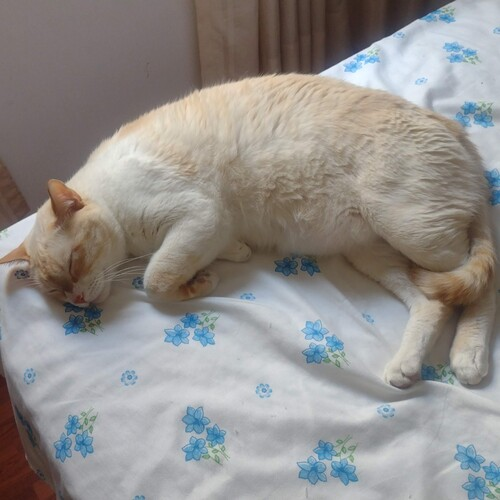
#> input picture CV/S3/liam3.jpeg, 500 x 500 px
$ python solution.py
#> lines starting #> are read from the running program, lines starting #| are printed output that depends on the picture
# pylint: disable=no-member
import cv2
import numpy as np
import matplotlib.pyplot as plt


def box(n: int) -> np.ndarray:
    if n % 2 == 0:
        raise ValueError("Kernel size must be odd")

    kernel = np.ones((n, n), np.float32) / (n * n)
    return kernel.astype(np.float32)


def bartlett(n: int) -> np.ndarray:
    if n % 2 == 0:
        raise ValueError("Kernel size must be odd")

    l = [x for x in range(1, (n + 1) // 2)]
    l += [x for x in range((n + 1) // 2, 0, -1)]

    kernel = [[l[i] * l[j] for j in range(n)] for i in range(n)]
    total_sum = np.sum(kernel)

    kernel = np.array(kernel) / total_sum

    return kernel.astype(np.float32)


def gaussian(n: int) -> np.ndarray:
    if n % 2 == 0:
        raise ValueError("Kernel size must be odd")

    coef = [1]
    for i in range(1, n):
        new_row = [1]
        for j in range(1, i):
            new_row.append(coef[j - 1] + coef[j])
        new_row.append(1)
        coef = new_row

    kernel = [[coef[i] * coef[j] for j in range(n)] for i in range(n)]
    total_sum = np.sum(kernel)

    kernel = np.array(kernel) / total_sum

    return kernel.astype(np.float32)


def laplacian(n: int) -> np.ndarray:
    if n % 2 == 0:
        raise ValueError("Kernel size must be odd")

    if n == 3:
        kernel = np.array([[0, 1, 0], [1, -4, 1], [0, 1, 0]], np.float32)
    elif n == 5:
        kernel = np.array(
            [
                [0, 0, 1, 0, 0],
                [0, 1, 2, 1, 0],
                [1, 2, -17, 2, 1],
                [0, 1, 2, 1, 0],
                [0, 0, 1, 0, 0],
            ],
            np.float32,
        )
    else:
        raise ValueError("Kernel size must be 3 or 5")

    return kernel.astype(np.float32)


def convolution(img: np.ndarray, kernel: np.ndarray, padding: int):
    width, height = img.shape[:2]
    isGray = len(img.shape) == 2

    if isGray:
        out = np.zeros((width, height), np.float32)
    else:
        out = np.zeros((width, height, 3), np.float32)

    for i in range(padding, width - padding):
        for j in range(padding, height - padding):
            if isGray:
                region = img[
                    i - padding : i + padding + 1, j - padding : j + padding + 1
                ]
                filtered_value = np.sum(region * kernel)
                out[i, j] = filtered_value
            else:
                for k in range(3):
                    region = img[
                        i - padding : i + padding + 1, j - padding : j + padding + 1, k
                    ]
                    filtered_value = np.sum(region * kernel)
                    out[i, j, k] = filtered_value

    out = np.clip(out, 0, 255).astype(np.uint8)
    return out


def filter(
    img: np.ndarray, type_kernel: str, kernel_size: int, padding_strategy: str
) -> np.ndarray:

    width, height = img.shape[:2]
    padding = kernel_size // 2

    # Paddings
    if padding_strategy == "constant":
        img = np.pad(
            img,
            pad_width=((padding, padding), (padding, padding), (0, 0)),
            mode="constant",
        )
    elif padding_strategy == "edge":
        img = np.pad(
            img, pad_width=((padding, padding), (padding, padding), (0, 0)), mode="edge"
        )
    elif padding_strategy == "reflex":
        img = np.pad(
            img,
            pad_width=((padding, padding), (padding, padding), (0, 0)),
            mode="reflect",
        )

    # Kernels
    if type_kernel == "box":
        kernel = box(kernel_size)
    elif type_kernel == "bartlett":
        kernel = bartlett(kernel_size)
    elif type_kernel == "gaussian":
        kernel = gaussian(kernel_size)
    elif type_kernel == "laplacian":
        kernel = laplacian(kernel_size)

    img = convolution(img, kernel, padding)

    # Ajustar el recorte para asegurar que las dimensiones coincidan con la original
    img = img[padding : padding + width, padding : padding + height]
    return img.astype(np.uint8)


img = cv2.imread("./liam3.jpeg")
#> img is the input picture: shape (500, 500, 3); mean B, G, R 140.5, 143.3, 146.8
img = filter(img, "gaussian", 17, "edge")
#> in filter, `img = np.pad( img, pad_width=((padding, padding), (padding, padding), ..`:
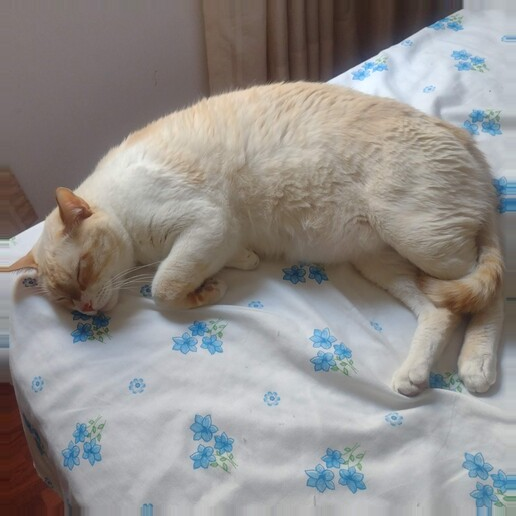
#> img: shape (516, 516, 3); mean of channels 0, 1, 2 139.6, 142.2, 145.8; drawn as B, G, R
#> after the loop in convolution, `for i in range(padding, width - padding):`:
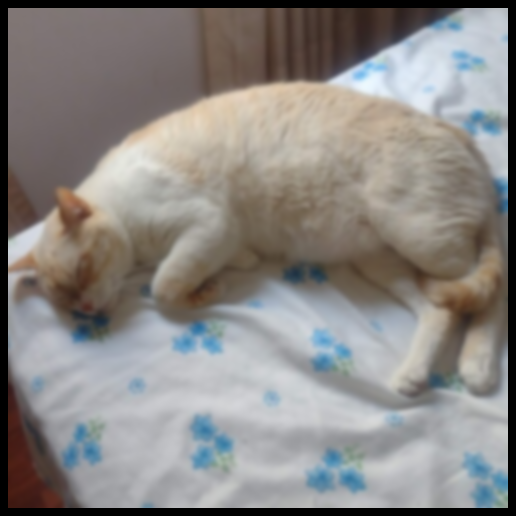
#> out: shape (516, 516, 3) float32; mean of channels 0, 1, 2 132, 134.5, 137.9; drawn as B, G, R

img2 = cv2.imread("./liam3.jpeg")
img2 = filter(img2, "gaussian", 7, "edge")
#> call 2 of filter, with type_kernel = 'gaussian', kernel_size = 7, padding_strategy = 'edge'
#> in filter (call 2), `img = np.pad( img, pad_width=((padding, padding), (padding, padding), ..`:
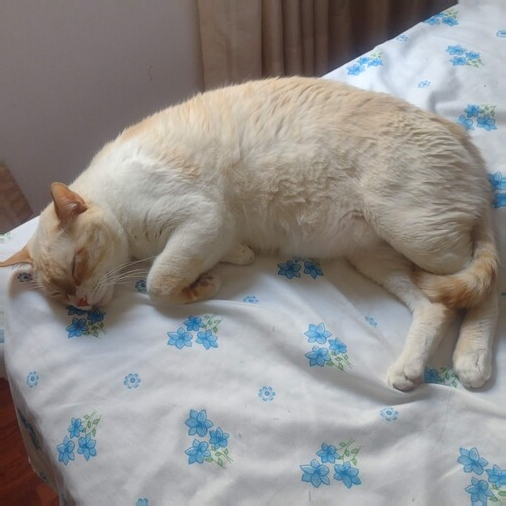
#> img: shape (506, 506, 3); mean of channels 0, 1, 2 140.2, 142.8, 146.5; drawn as B, G, R
#> call 2 of convolution, with kernel = array of shape (7, 7), padding = 3
#> after the loop in convolution (call 2), `for i in range(padding, width - padding):`:
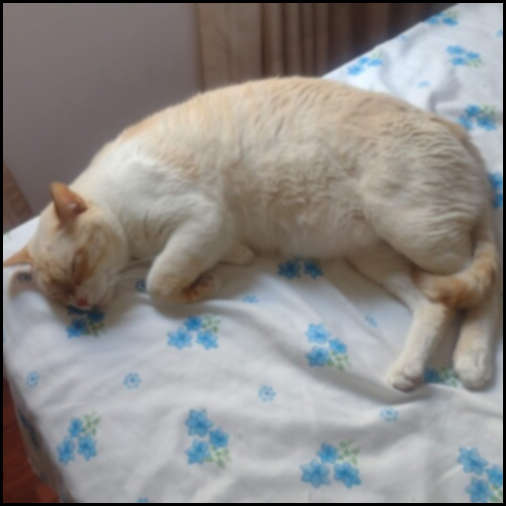
#> out: shape (506, 506, 3) float32; mean of channels 0, 1, 2 137.2, 139.9, 143.4; drawn as B, G, R

# Resta de las dos imagenes gaussianas (DoG: Difference of Gaussians).
# Se usa int16 para evitar desbordamiento con valores negativos.
diff = np.int16(img) - np.int16(img2)
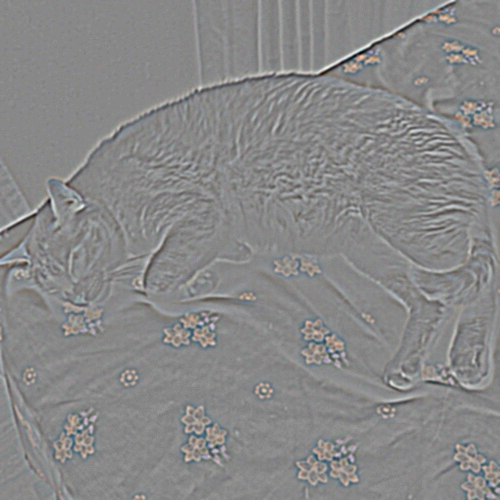
#> diff: shape (500, 500, 3) int16; mean B, G, R -0.00052, -0.000576, -0.000868; drawn with min black and max white

# Normaliza al rango [0, 255] para poder visualizarlo.
diff_display = cv2.normalize(diff, None, 0, 255, cv2.NORM_MINMAX).astype(np.uint8)

img_rgb = cv2.cvtColor(img, cv2.COLOR_BGR2RGB)
img2_rgb = cv2.cvtColor(img2, cv2.COLOR_BGR2RGB)
diff_rgb = cv2.cvtColor(diff_display, cv2.COLOR_BGR2RGB)

fig, axes = plt.subplots(1, 3, figsize=(15, 5), constrained_layout=True)

axes[0].imshow(img_rgb)
axes[0].set_title("Gaussiano 17")
axes[0].axis("off")

axes[1].imshow(img2_rgb)
axes[1].set_title("Gaussiano 7")
axes[1].axis("off")

axes[2].imshow(diff_rgb)
axes[2].set_title("Diferencia (17 - 7)")
axes[2].axis("off")

plt.show()


# [11 lines of commented-out code are left out]

$ run again, with CV/S3/caty.jpg copied over CV/S3/liam3.jpeg
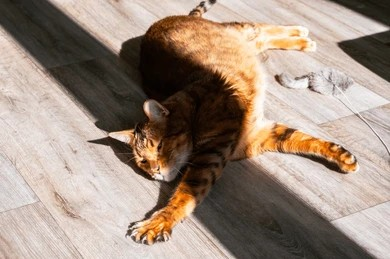
#> input picture CV/S3/caty.jpg, 390 x 259 px
#> img is the input picture: shape (259, 390, 3); mean B, G, R 127.8, 141.8, 159.8
#> after the loop in convolution (call 2), `for i in range(padding, width - padding):`:
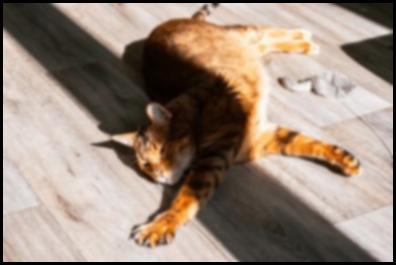
#> out: shape (265, 396, 3) float32; mean of channels 0, 1, 2 123, 136.5, 153.8; drawn as B, G, R
#> `diff = np.int16(img) - np.int16(img2)`:
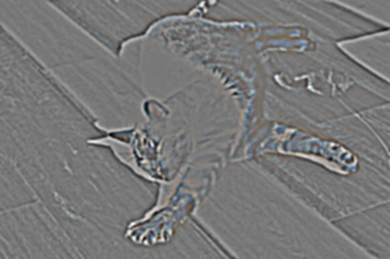
#> diff: shape (259, 390, 3) int16; mean B, G, R 0, 0, 0; drawn with min black and max white
